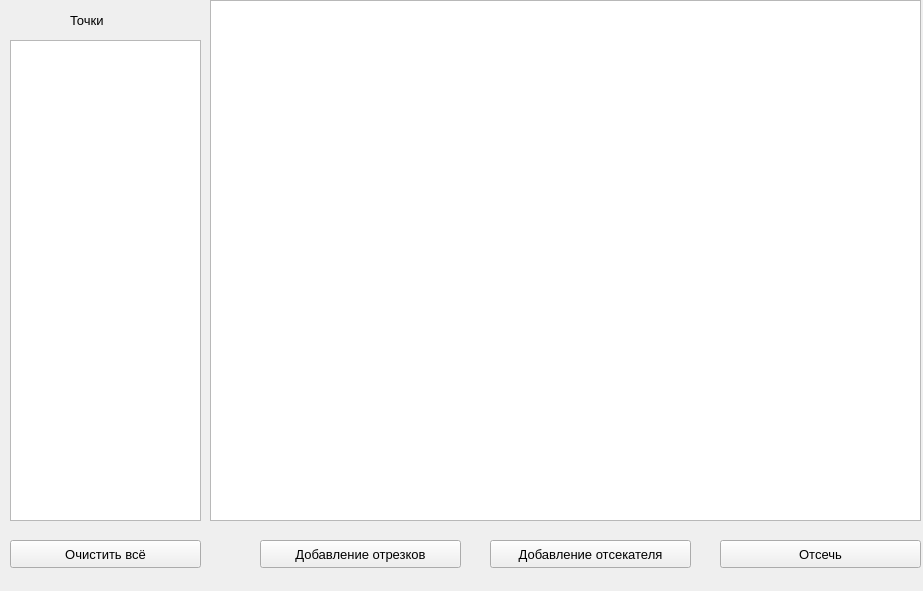
<?xml version="1.0" encoding="UTF-8"?>
<ui version="4.0">
 <class>MainWindow</class>
 <widget class="QMainWindow" name="MainWindow">
  <property name="geometry">
   <rect>
    <x>0</x>
    <y>0</y>
    <width>923</width>
    <height>591</height>
   </rect>
  </property>
  <property name="font">
   <font>
    <pointsize>10</pointsize>
   </font>
  </property>
  <property name="windowTitle">
   <string>MainWindow</string>
  </property>
  <widget class="QWidget" name="centralwidget">
   <widget class="QGraphicsView" name="graphicsView">
    <property name="geometry">
     <rect>
      <x>210</x>
      <y>0</y>
      <width>711</width>
      <height>521</height>
     </rect>
    </property>
   </widget>
   <widget class="QLabel" name="label_3">
    <property name="geometry">
     <rect>
      <x>70</x>
      <y>10</y>
      <width>51</width>
      <height>20</height>
     </rect>
    </property>
    <property name="text">
     <string>Точки</string>
    </property>
   </widget>
   <widget class="QTextEdit" name="points_table">
    <property name="geometry">
     <rect>
      <x>10</x>
      <y>40</y>
      <width>191</width>
      <height>481</height>
     </rect>
    </property>
   </widget>
   <widget class="QPushButton" name="adding_lines_btn">
    <property name="geometry">
     <rect>
      <x>260</x>
      <y>540</y>
      <width>201</width>
      <height>28</height>
     </rect>
    </property>
    <property name="text">
     <string>Добавление отрезков</string>
    </property>
   </widget>
   <widget class="QPushButton" name="adding_cutter_btn">
    <property name="geometry">
     <rect>
      <x>490</x>
      <y>540</y>
      <width>201</width>
      <height>28</height>
     </rect>
    </property>
    <property name="text">
     <string>Добавление отсекателя</string>
    </property>
   </widget>
   <widget class="QPushButton" name="cut_btn">
    <property name="geometry">
     <rect>
      <x>720</x>
      <y>540</y>
      <width>201</width>
      <height>28</height>
     </rect>
    </property>
    <property name="text">
     <string>Отсечь</string>
    </property>
   </widget>
   <widget class="QPushButton" name="clear_btn">
    <property name="geometry">
     <rect>
      <x>10</x>
      <y>540</y>
      <width>191</width>
      <height>28</height>
     </rect>
    </property>
    <property name="text">
     <string>Очистить всё</string>
    </property>
   </widget>
  </widget>
 </widget>
 <resources/>
 <connections/>
</ui>
